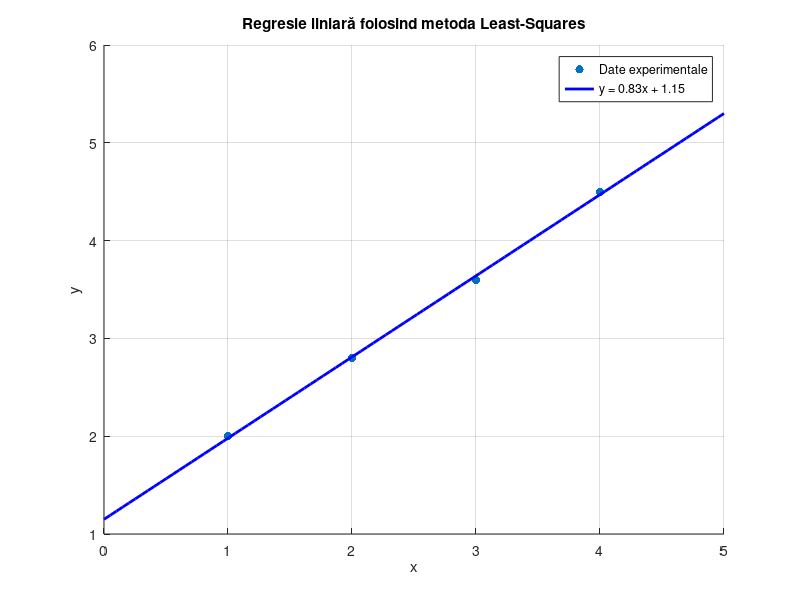

Recreate this plot in MATLAB.
% Date experimentale
x_data = [1; 2; 3; 4]; % Vector coloană

y_data = [2; 2.8; 3.6; 4.5];

% Construim matricea A pentru regresia liniară y = ax + b
A = [x_data, ones(size(x_data))]; % Coloana 1: x, Coloana 2: 1 (pentru termenul liber)

% Calculăm coeficienții folosind metoda Least-Squares
x_star = (A' * A) \ (A' * y_data); % (A^T A)^(-1) A^T b

% Extragem coeficienții a și b
a = x_star(1);
b = x_star(2);

% Afișăm rezultatele
fprintf('Coeficientul a: %.2f\n', a);
fprintf('Coeficientul b: %.2f\n', b);
fprintf('Ecuația dreptei de regresie: y = %.2fx + %.2f\n', a, b);

% Generăm puncte pentru plotarea dreptei
x_fit = linspace(min(x_data)-1, max(x_data)+1, 100);
y_fit = a * x_fit + b;

% Plotăm datele și dreapta de regresie
figure;
hold on;
scatter(x_data, y_data, 'ro', 'filled'); % Puncte experimentale (roșu)
plot(x_fit, y_fit, 'b-', 'LineWidth', 2); % Dreapta de regresie (albastru)
xlabel('x');
ylabel('y');
title('Regresie liniară folosind metoda Least-Squares');
legend('Date experimentale', sprintf('y = %.2fx + %.2f', a, b), 'Location', 'best');
grid on;
hold off;